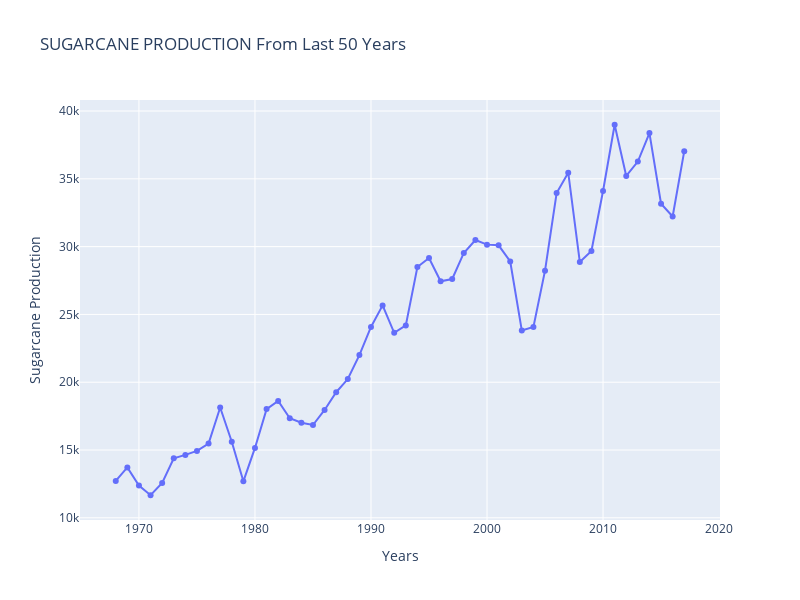

The code cell stored with this chart in its notebook:
### Code cell
# Line PLot
fig = px.line(sugarcane,x = 'Year',y='SUGARCANE PRODUCTION (1000 tons)',title='SUGARCANE PRODUCTION From Last 50 Years',
                labels={'Year':'Year','Sugarcane Production':'SUGARCANE PRODUCTION (1000 tons)'},
                line_shape="linear",markers=True)

fig.update_layout(height = 600, width = 800)
# fig.update_traces(marker=dict(size=20))
fig.update_layout(xaxis_title = 'Years',yaxis_title = 'Sugarcane Production')
fig.show()

### Figure 1 — Plotly figure (JSON) as saved in the notebook; plotly's stock layout.template omitted (floating-point values rounded to 4 significant figures)
{"data": [{"hovertemplate": "Year=%{x}<br>SUGARCANE PRODUCTION (1000 tons)=%{y}<extra></extra>", "legendgroup": "", "line": {"color": "#636efa", "dash": "solid", "shape": "linear"}, "marker": {"symbol": "circle"}, "mode": "lines+markers", "name": "", "orientation": "v", "showlegend": false, "type": "scatter", "x": [1968, 1969, 1970, 1971, 1972, 1973, 1974, 1975, 1976, 1977, 1978, 1979, 1980, 1981, 1982, 1983, 1984, 1985, 1986, 1987, 1988, 1989, 1990, 1991, 1992, 1993, 1994, 1995, 1996, 1997, 1998, 1999, 2000, 2001, 2002, 2003, 2004, 2005, 2006, 2007, 2008, 2009, 2010, 2011, 2012, 2013, 2014, 2015, 2016, 2017], "xaxis": "x", "y": [12720.0, 13720.0, 12380.0, 11660.0, 12570.0, 14390.0, 14640.0, 14930.0, 15480.0, 18140.0, 15610.0, 12690.0, 15150.0, 18020.0, 18620.0, 17340.0, 17010.0, 16840.0, 17950.0, 19260.0, 20230.0, 22000.0, 24070.0, 25670.0, 23640.0, 24190.0, 28500.0, 29160.0, 27440.0, 27610.0, 29530.0, 30490.0, 30150.0, 30100.0, 28910.0, 23810.0, 24070.0, 28230.0, 33960.0, 35460.0, 28860.0, 29680.0, 34100.0, 38990.0, 35210.0, 36270.0, 38370.0, 33160.0, 32220.0, 37040.0], "yaxis": "y"}], "layout": {"height": 600, "legend": {"tracegroupgap": 0}, "title": {"text": "SUGARCANE PRODUCTION From Last 50 Years"}, "width": 800, "xaxis": {"anchor": "y", "domain": [0, 1], "title": {"text": "Years"}}, "yaxis": {"anchor": "x", "domain": [0, 1], "title": {"text": "Sugarcane Production"}}}}
